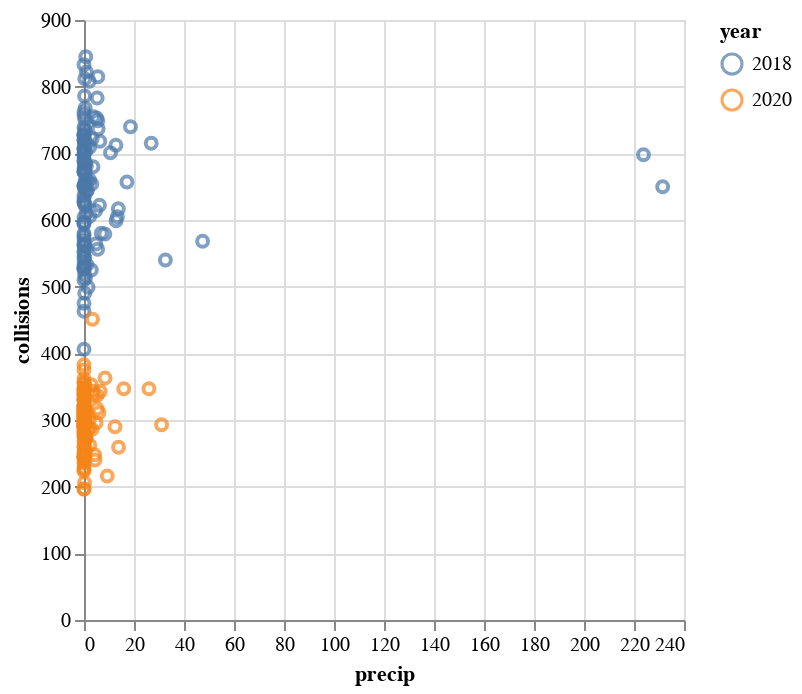

Notebook code cell kept with this figure:
### Code cell
alt.Chart(collisions5).mark_point(color = 'red').encode(
    x='precip:Q',
    y='collisions:Q',
    color='year:N'
)

### Figure 1 — Vega-Lite specification as saved in the notebook (floating-point values rounded to 4 significant figures; data arrays with more than 128 entries replaced by an {"elided": "..."} marker saying what was removed)
{"config": {"view": {"continuousWidth": 300, "continuousHeight": 300}}, "data": {"name": "data-15fd7c922863971224b4503d4d9addaf"}, "mark": {"type": "point", "color": "red"}, "encoding": {"color": {"field": "year", "type": "nominal"}, "x": {"field": "precip", "type": "quantitative"}, "y": {"field": "collisions", "type": "quantitative"}}, "$schema": "https://vega.github.io/schema/vega-lite/v5.8.0.json", "datasets": {"data-15fd7c922863971224b4503d4d9addaf": {"elided": "244 records"}}}
